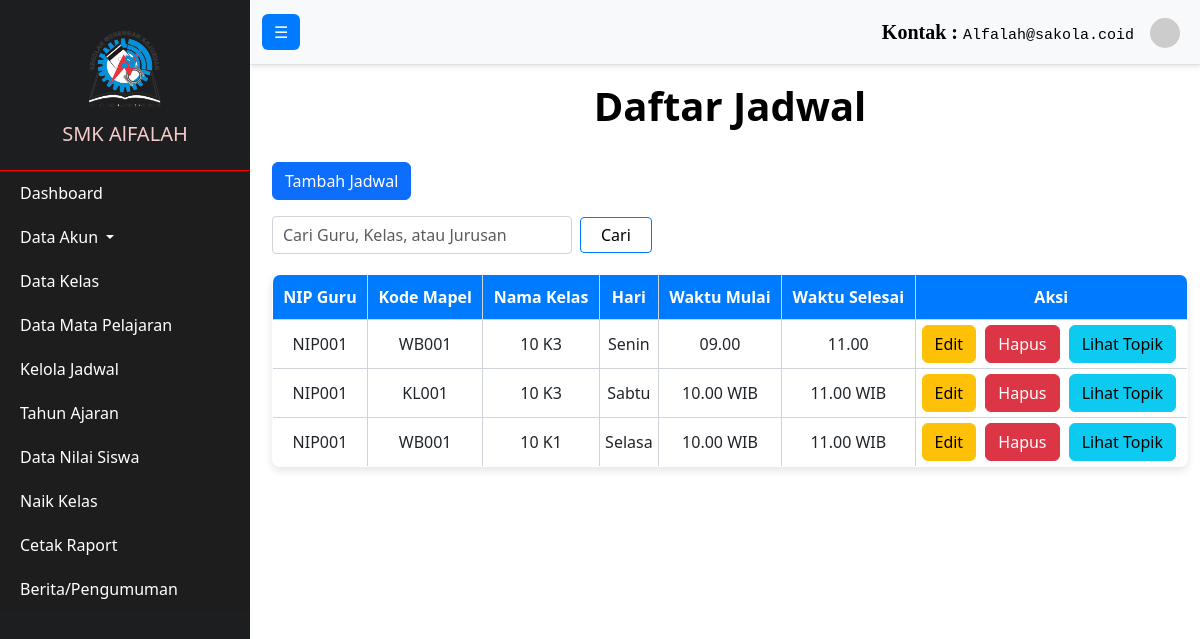
Page /Admin/dataJadwal.php on the earlier database version.
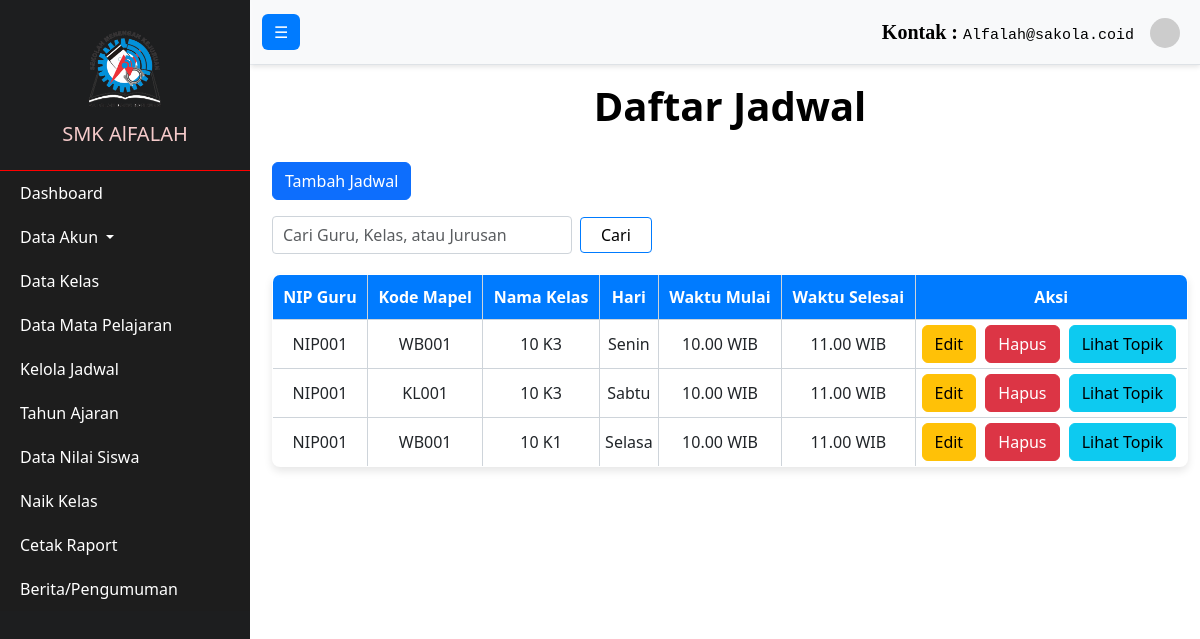
Same page on the later database version.
### tables this page shows
CREATE TABLE `jadwal` (
  `id_jadwal` int(11) NOT NULL,
  `nip` varchar(50) DEFAULT NULL,
  `kode_mapel` varchar(50) DEFAULT NULL,
  `hari` varchar(20) DEFAULT NULL,
  `id_kelas` int(11) DEFAULT NULL,
  `waktu_mulai` varchar(11) DEFAULT NULL,
  `waktu_selesai` varchar(11) DEFAULT NULL
);

CREATE TABLE `kelas` (
  `id_kelas` int(11) NOT NULL,
  `nama_kelas` varchar(100) NOT NULL,
  `id_jurusan` int(4) NOT NULL,
  `id_tahun_ajaran` int(11) NOT NULL
);

### Admin/dataJadwal.php (the view, shortened to what this page needs)
<?php
include '../db.php';
if (isset($_GET['search'])) {
    $search = $_GET['search'];
    $search = "%$search%";
    $sql = "SELECT jadwal.*, kelas.nama_kelas FROM jadwal JOIN kelas ON jadwal.id_kelas = kelas.id_kelas WHERE nip LIKE ? OR kelas.nama_kelas LIKE ? OR kode_mapel LIKE ?";
    $stmt = $conn->prepare($sql);
    $stmt->bind_param("sss", $search, $search, $search);
} else {
    $sql = "SELECT jadwal.*, kelas.nama_kelas FROM jadwal JOIN kelas ON jadwal.id_kelas = kelas.id_kelas";
    $stmt = $conn->prepare($sql);
}
$stmt->execute();
$result = $stmt->get_result();
?>
<!DOCTYPE html>
<html lang="en">
<head>
    <link rel="stylesheet" href="https://maxcdn.bootstrapcdn.com/bootstrap/4.5.2/css/bootstrap.min.css">
    <link rel="stylesheet" href="..\css\jadwal.css">
</head>
<body>
<?php include '../navbar/navAdmin.php'; ?>
<div class="container mt-4">
    <h1>Daftar Jadwal</h1>
    <a href="tambahJadwal.php" class="btn btn-primary mb-3">Tambah Jadwal</a>
    <form method="GET" action="dataJadwal.php" class="form-inline mb-3">
        <input type="text" name="search" class="form-control mr-sm-2" placeholder="Cari Guru, Kelas, atau Jurusan" value="<?php echo isset($_GET['search']) ? htmlspecialchars($_GET['search']) : ''; ?>">
        <button type="submit" class="btn btn-outline-success my-2 my-sm-0">Cari</button>
    </form>
    <table class="table table-bordered">
        <thead>
            <tr>
                <th>NIP Guru</th>
                <th>Kode Mapel</th>
                <th>Nama Kelas</th>
                <th>Hari</th>
                <th>Waktu Mulai</th>
                <th>Waktu Selesai</th>
                <th>Aksi</th>
            </tr>
        </thead>
        <tbody>
            <?php while ($row = $result->fetch_assoc()) { ?>
            <tr>
                <td><?php echo htmlspecialchars($row['nip']); ?></td>
                <td><?php echo htmlspecialchars($row['kode_mapel']); ?></td>
                <td><?php echo htmlspecialchars($row['nama_kelas']); ?></td>
                <td><?php echo htmlspecialchars($row['hari']); ?></td>
                <td><?php echo htmlspecialchars($row['waktu_mulai']); ?></td>
                <td><?php echo htmlspecialchars($row['waktu_selesai']); ?></td>
                <td>
                    <a href="editJadwal.php?id=<?php echo $row['id_jadwal']; ?>" class="btn btn-warning">Edit</a>
                    <a href="hapusJadwal.php?id=<?php echo $row['id_jadwal']; ?>" class="btn btn-danger" onclick="return confirm('Hapus jadwal ini?')">Hapus</a>
                    <a href="topik_guru.php?id_kelas=<?php echo $row['id_kelas']; ?>&kode_mapel=<?php echo $row['kode_mapel']; ?>" class="btn btn-info">Lihat Topik</a>
                </td>
            </tr>
            <?php } ?>
        </tbody>
    </table>
</div>
</body>
</html>

Differences in the rows shown:
changed jadwal "Senin": waktu_mulai "09.00" → "10.00 WIB"; waktu_selesai "11.00" → "11.00 WIB"
